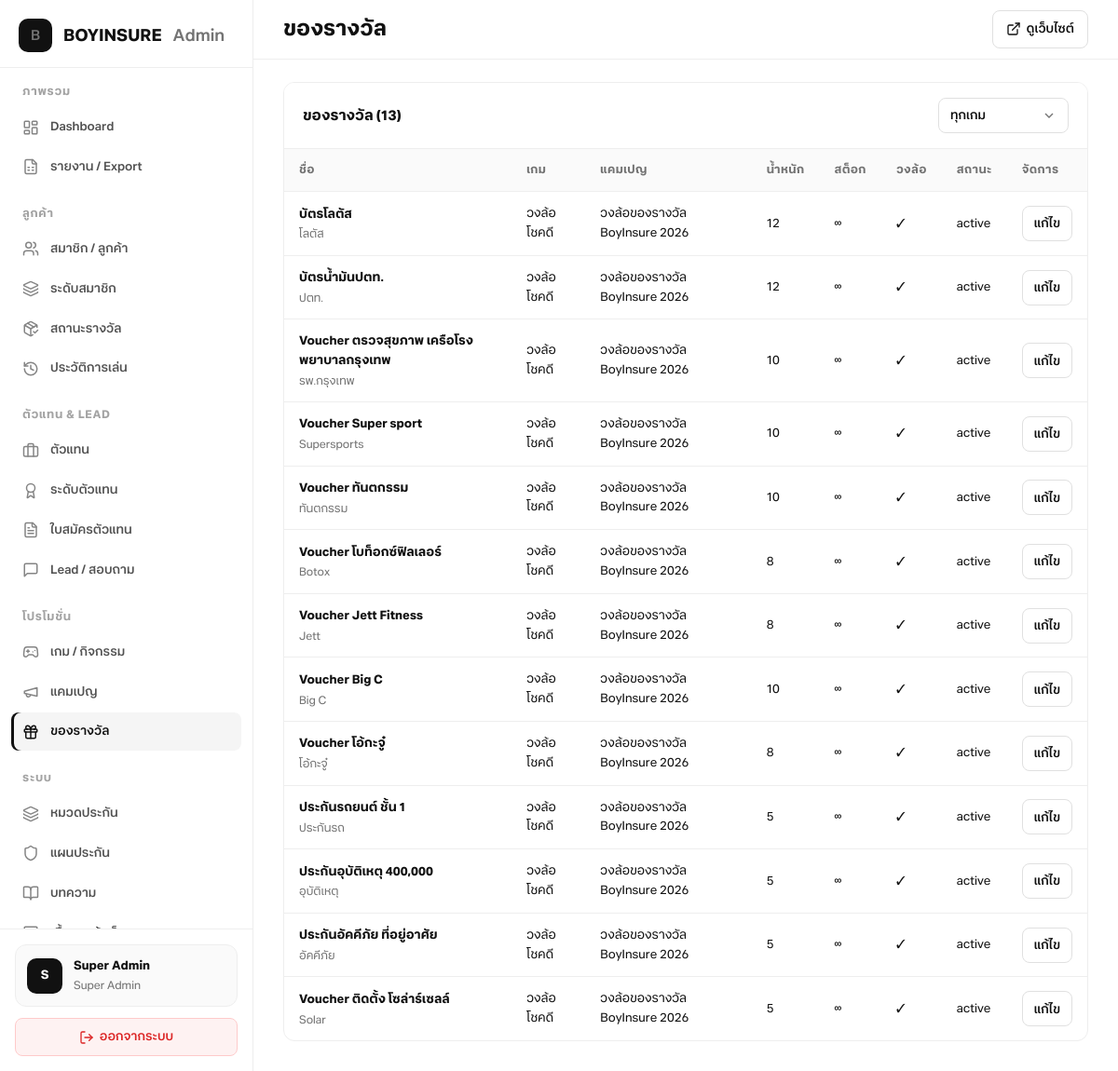
Page /admin/prizes.php (signed in) on the earlier database version.
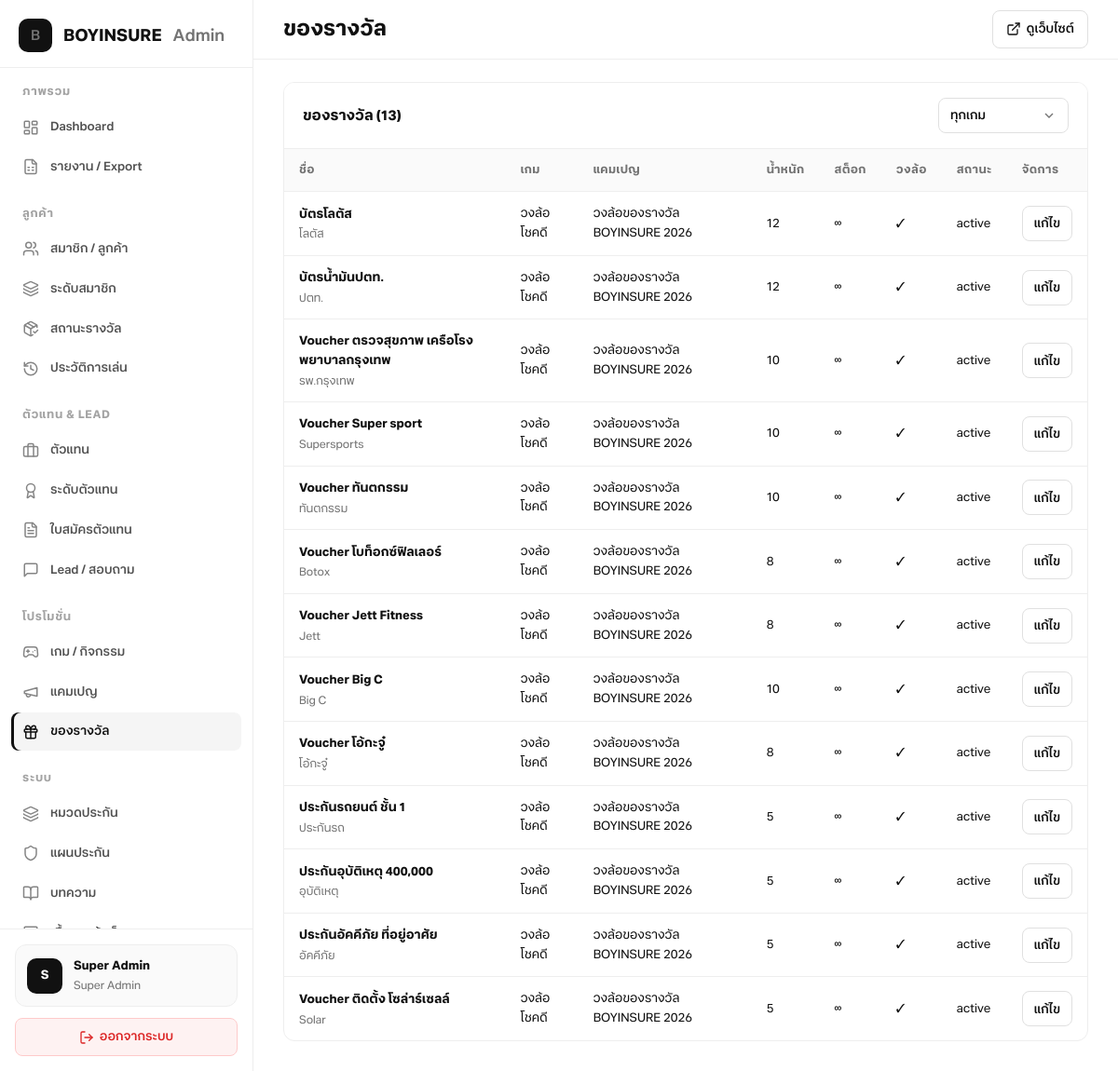
Same page on the later database version.
### tables this page shows
CREATE TABLE prizes (
  id INT UNSIGNED AUTO_INCREMENT PRIMARY KEY,
  game_id INT UNSIGNED NULL,
  campaign_id INT UNSIGNED NULL,
  name VARCHAR(160) NOT NULL,
  short_name VARCHAR(40) NOT NULL,
  detail TEXT NULL,
  logo_path VARCHAR(255) NULL,
  color VARCHAR(20) NULL,
  prize_type ENUM('voucher','insurance','physical','other') NOT NULL DEFAULT 'voucher',
  value_amount DECIMAL(12,2) NULL,
  weight INT UNSIGNED NOT NULL DEFAULT 10,
  stock INT NULL,
  wheel_enabled TINYINT(1) NOT NULL DEFAULT 1,
  status ENUM('active','inactive','out_of_stock') NOT NULL DEFAULT 'active',
  sort_order SMALLINT UNSIGNED NOT NULL DEFAULT 0,
  created_at DATETIME NOT NULL DEFAULT CURRENT_TIMESTAMP,
  updated_at DATETIME NOT NULL DEFAULT CURRENT_TIMESTAMP ON UPDATE CURRENT_TIMESTAMP,
  KEY idx_prizes_campaign (campaign_id),
  KEY idx_prizes_game (game_id),
  KEY idx_prizes_status (status),
  CONSTRAINT fk_prizes_campaign FOREIGN KEY (campaign_id) REFERENCES campaigns(id) ON DELETE SET NULL,
  CONSTRAINT fk_prizes_game FOREIGN KEY (game_id) REFERENCES games(id) ON DELETE SET NULL
);

CREATE TABLE games (
  id INT UNSIGNED AUTO_INCREMENT PRIMARY KEY,
  code VARCHAR(40) NOT NULL UNIQUE,
  name VARCHAR(120) NOT NULL,
  type ENUM('wheel','scratch','quiz','other') NOT NULL DEFAULT 'wheel',
  description TEXT NULL,
  status ENUM('active','inactive') NOT NULL DEFAULT 'active',
  sort_order SMALLINT UNSIGNED NOT NULL DEFAULT 0,
  created_at DATETIME NOT NULL DEFAULT CURRENT_TIMESTAMP,
  updated_at DATETIME NOT NULL DEFAULT CURRENT_TIMESTAMP ON UPDATE CURRENT_TIMESTAMP
);

CREATE TABLE campaigns (
  id INT UNSIGNED AUTO_INCREMENT PRIMARY KEY,
  name VARCHAR(120) NOT NULL,
  description TEXT NULL,
  start_date DATE NULL,
  end_date DATE NULL,
  status ENUM('draft','active','ended') NOT NULL DEFAULT 'draft',
  created_at DATETIME NOT NULL DEFAULT CURRENT_TIMESTAMP,
  updated_at DATETIME NOT NULL DEFAULT CURRENT_TIMESTAMP ON UPDATE CURRENT_TIMESTAMP
);

### includes/bootstrap.php (called while the page is built, shortened)
<?php
function load_app_config(): array {
    static $cfg;
    if ($cfg) {
        return $cfg;
    }
    $cfg = require dirname(__DIR__) . '/config.php';
    $envMap = [
        'DB_HOST' => ['db', 'host'],
        'DB_PORT' => ['db', 'port'],
        'DB_NAME' => ['db', 'name'],
        'DB_USER' => ['db', 'user'],
        'DB_PASS' => ['db', 'pass'],
    ];
    foreach ($envMap as $envKey => $path) {
        $value = getenv($envKey);
        if ($value === false || $value === '') {
            continue;
        }
        $cfg[$path[0]][$path[1]] = $value;
    }
    return $cfg;
}
function app_config(string $key = null) {
    static $cfg;
    if (!$cfg) {
        $cfg = load_app_config();
    }
    $parts = explode('.', $key);
    $val = $cfg;
    foreach ($parts as $p) {
        if (!isset($val[$p])) {
            return null;
        }
        $val = $val[$p];
    }
    return $val;
}
function db(): PDO {
    static $pdo;
    if ($pdo) {
        return $pdo;
    }
    $c = app_config('db');
    $dsn = sprintf(
        'mysql:host=%s;port=%s;dbname=%s;charset=%s',
        $c['host'],
        $c['port'],
        $c['name'],
        $c['charset']
    );
    $pdo = new PDO($dsn, $c['user'], $c['pass'], [
        PDO::ATTR_ERRMODE => PDO::ERRMODE_EXCEPTION,
        PDO::ATTR_DEFAULT_FETCH_MODE => PDO::FETCH_ASSOC,
    ]);
    return $pdo;
}

### admin/prizes.php (the view, shortened to what this page needs)
<?php
require_once __DIR__ . '/includes/auth.php';
$sql = 'SELECT p.*, c.name AS campaign_name, g.name AS game_name
        FROM prizes p
        LEFT JOIN campaigns c ON c.id = p.campaign_id
        LEFT JOIN games g ON g.id = p.game_id
        WHERE 1=1';
$params = [];
$sql .= ' ORDER BY p.sort_order';
$stmt = db()->prepare($sql);
$stmt->execute($params);
$rows = $stmt->fetchAll();
?>
<div class="admin-card">
  <div class="admin-card__head">
    <h2>ของรางวัล (<?= count($rows) ?>)</h2>
    <form method="get" class="admin-filters">
    </form>
  </div>
  <div class="admin-table-wrap">
    <table class="admin-table">
      <thead><tr><th>ชื่อ</th><th>เกม</th><th>แคมเปญ</th><th>น้ำหนัก</th><th>สต็อก</th><th>วงล้อ</th><th>สถานะ</th><th>จัดการ</th></tr></thead>
      <tbody>
        <?php foreach ($rows as $r): ?>
          <tr>
            <td><strong><?= h($r['name']) ?></strong><br><small><?= h($r['short_name']) ?></small></td>
            <td><?= h($r['game_name'] ?? '-') ?></td>
            <td><?= h($r['campaign_name'] ?? '-') ?></td>
            <td><?= (int) $r['weight'] ?></td>
            <td><?= $r['stock'] ?? '∞' ?></td>
            <td><?= $r['wheel_enabled'] ? '✓' : '-' ?></td>
            <td><?= h($r['status']) ?></td>
            <td>
              <div class="admin-actions">
                <?= admin_edit_button('prize-edit-' . $r['id']) ?>
              </div>
            </td>
          </tr>
        <?php endforeach; ?>
      </tbody>
    </table>
  </div>
</div>
<?php
render_layout('ของรางวัล', ob_get_clean(), 'prizes');

### admin/includes/auth.php (shortened to what this page needs)
<?php
require_once dirname(__DIR__, 2) . '/includes/bootstrap.php';
function admin_user(): ?array {
    return $_SESSION['admin'] ?? null;
}
function require_admin(): array {
    $user = admin_user();
    return $user;
}
function admin_can(array $admin, array $roles): bool {
    return in_array($admin['role'], $roles, true) || $admin['role'] === 'super_admin';
}
function h(?string $s): string {
    return htmlspecialchars((string) $s, ENT_QUOTES, 'UTF-8');
}
function admin_edit_button(string $modalId, string $label = 'แก้ไข'): string {
    return '<button type="button" class="admin-btn admin-btn--ghost admin-btn--sm" data-admin-modal-open="' . h($modalId) . '">' . h($label) . '</button>';
}
function admin_menu_groups(): array {
    return [
        ['ภาพรวม', [
            ['dashboard', 'index.php', 'Dashboard', 'layout-dashboard', null],
            ['reports', 'reports.php', 'รายงาน / Export', 'file-spreadsheet', ['super_admin', 'ops', 'sales_manager', 'support']],
        ]],
        ['ลูกค้า', [
            ['members', 'members.php', 'สมาชิก / ลูกค้า', 'users', ['super_admin', 'ops', 'sales_manager', 'support']],
            ['member-tiers', 'member-tiers.php', 'ระดับสมาชิก', 'layers', ['super_admin', 'ops']],
            ['rewards', 'rewards.php', 'สถานะรางวัล', 'package-check', ['super_admin', 'ops', 'support']],
            ['plays', 'plays.php', 'ประวัติการเล่น', 'history', ['super_admin', 'ops', 'support']],
        ]],
        ['ตัวแทน & Lead', [
            ['agents', 'agents.php', 'ตัวแทน', 'briefcase', ['super_admin', 'hr', 'sales_manager']],
            ['agent-tiers', 'agent-tiers.php', 'ระดับตัวแทน', 'award', ['super_admin', 'hr']],
            ['applications', 'applications.php', 'ใบสมัครตัวแทน', 'file-text', ['super_admin', 'hr']],
            ['leads', 'leads.php', 'Lead / สอบถาม', 'message-square', ['super_admin', 'support', 'sales_manager']],
        ]],
        ['โปรโมชั่น', [
            ['games', 'games.php', 'เกม / กิจกรรม', 'gamepad-2', ['super_admin', 'ops']],
            ['campaigns', 'campaigns.php', 'แคมเปญ', 'megaphone', ['super_admin', 'ops']],
            ['prizes', 'prizes.php', 'ของรางวัล', 'gift', ['super_admin', 'ops']],
        ]],
        ['ระบบ', [
            ['insurance-categories', 'insurance-categories.php', 'หมวดประกัน', 'layers', ['super_admin', 'ops']],
            ['insurance-plans', 'insurance-plans.php', 'แผนประกัน', 'shield', ['super_admin', 'ops']],
            ['articles', 'articles.php', 'บทความ', 'book-open', ['super_admin', 'ops']],
            ['site-pages', 'site-pages.php', 'เนื้อหาหน้าเว็บ', 'layout-template', ['super_admin', 'ops']],
            ['logs', 'logs.php', 'ประวัติระบบ', 'scroll-text', ['super_admin', 'ops']],
            ['backups', 'backups.php', 'สำรองข้อมูล', 'archive', ['super_admin']],
            ['settings', 'settings.php', 'ตั้งค่า', 'settings', ['super_admin']],
            ['admins', 'admins.php', 'ผู้ดูแลระบบ', 'shield', ['super_admin']],
            ['profile', 'profile.php', 'โปรไฟล์ / รหัสผ่าน', 'user', null],
        ]],
    ];
}
function admin_menu_filtered(array $admin): array {
    $out = [];
    foreach (admin_menu_groups() as [$label, $items]) {
        $filtered = [];
        foreach ($items as $item) {
            $roles = $item[4] ?? null;
            if ($roles === null || admin_can($admin, $roles)) {
                $filtered[] = $item;
            }
        }
        if ($filtered) {
            $out[] = [$label, $filtered];
        }
    }
    return $out;
}
function render_layout(string $title, string $content, string $active = ''): void {
    $admin = require_admin();
    $menuGroups = admin_menu_filtered($admin);
    require __DIR__ . '/layout.php';
}

### admin/includes/layout.php (shortened to what this page needs)
<?php
$roleLabels = [
    'super_admin' => 'Super Admin',
    'admin' => 'ผู้ดูแลระบบ',
    'editor' => 'ผู้แก้ไขเนื้อหา',
    'support' => 'ฝ่ายสนับสนุน',
];
$roleText = $roleLabels[$admin['role']] ?? $admin['role'];
$initial = mb_strtoupper(mb_substr($admin['name'], 0, 1));
?>
<!DOCTYPE html>
<html lang="th">
<head>
  <link rel="stylesheet" href="../assets/css/fonts.css" />
  <link rel="stylesheet" href="assets/admin.css" />
</head>
<body class="admin-body">
  <div class="admin-shell">
    <aside class="admin-sidebar" id="adminSidebar">
      <a href="index.php" class="admin-brand">
        <span class="admin-brand__mark">B</span>
        BOYINSURE <span>Admin</span>
      </a>
      <nav class="admin-nav">
        <?php foreach ($menuGroups as [$groupLabel, $items]): ?>
          <div class="admin-nav__group">
            <div class="admin-nav__label"><?= h($groupLabel) ?></div>
            <?php foreach ($items as [$key, $href, $label, $icon]): ?>
              <a href="<?= h($href) ?>" class="admin-nav__link<?= $active === $key ? ' is-active' : '' ?>">
                <i data-lucide="<?= h($icon) ?>" aria-hidden="true"></i>
                <span class="admin-nav__text"><?= h($label) ?></span>
              </a>
            <?php endforeach; ?>
          </div>
        <?php endforeach; ?>
      </nav>
      <div class="admin-sidebar__foot">
        <div class="admin-user">
          <div class="admin-user__avatar" aria-hidden="true"><?= h($initial) ?></div>
          <div class="admin-user__info">
            <p class="admin-user__name"><?= h($admin['name']) ?></p>
            <small class="admin-user__role"><?= h($roleText) ?></small>
          </div>
        </div>
        <a href="logout.php" class="admin-logout">
          <i data-lucide="log-out" aria-hidden="true"></i>
          ออกจากระบบ
        </a>
      </div>
    </aside>
    <div class="admin-main">
      <header class="admin-topbar">
        <div class="admin-topbar__left">
          <div class="admin-topbar__titles">
            <h1><?= h($title) ?></h1>
          </div>
        </div>
        <div class="admin-topbar__actions">
          <a href="../index.html" class="admin-topbar__link" target="_blank" rel="noopener">
            <i data-lucide="external-link" aria-hidden="true"></i>
            ดูเว็บไซต์
          </a>
        </div>
      </header>
      <div class="admin-content">
        <?= $content ?>
      </div>
    </div>
  </div>
</body>
</html>

Differences in the rows shown:
changed through a linked row, prizes "บัตรโลตัส": campaign.name "วงล้อของรางวัล BoyInsure 2026" → "วงล้อของรางวัล BOYINSURE 2026"
changed through a linked row, prizes "บัตรน้ำมันปตท.": campaign.name "วงล้อของรางวัล BoyInsure 2026" → "วงล้อของรางวัล BOYINSURE 2026"
changed through a linked row, prizes "Voucher ตรวจสุขภาพ เครือโรงพยาบาลกรุงเทพ": campaign.name "วงล้อของรางวัล BoyInsure 2026" → "วงล้อของรางวัล BOYINSURE 2026"
changed through a linked row, prizes "Voucher Super sport": campaign.name "วงล้อของรางวัล BoyInsure 2026" → "วงล้อของรางวัล BOYINSURE 2026"
changed through a linked row, prizes "Voucher ทันตกรรม": campaign.name "วงล้อของรางวัล BoyInsure 2026" → "วงล้อของรางวัล BOYINSURE 2026"
changed through a linked row, prizes "Voucher โบท็อกซ์ฟิลเลอร์": campaign.name "วงล้อของรางวัล BoyInsure 2026" → "วงล้อของรางวัล BOYINSURE 2026"
changed through a linked row, prizes "Voucher Jett Fitness": campaign.name "วงล้อของรางวัล BoyInsure 2026" → "วงล้อของรางวัล BOYINSURE 2026"
changed through a linked row, prizes "Voucher Big C": campaign.name "วงล้อของรางวัล BoyInsure 2026" → "วงล้อของรางวัล BOYINSURE 2026"
changed through a linked row, prizes "Voucher โอ้กะจู๋": campaign.name "วงล้อของรางวัล BoyInsure 2026" → "วงล้อของรางวัล BOYINSURE 2026"
changed through a linked row, prizes "ประกันรถยนต์ ชั้น 1": campaign.name "วงล้อของรางวัล BoyInsure 2026" → "วงล้อของรางวัล BOYINSURE 2026"
changed through a linked row, prizes "ประกันอุบัติเหตุ 400,000": campaign.name "วงล้อของรางวัล BoyInsure 2026" → "วงล้อของรางวัล BOYINSURE 2026"
changed through a linked row, prizes "ประกันอัคคีภัย ที่อยู่อาศัย": campaign.name "วงล้อของรางวัล BoyInsure 2026" → "วงล้อของรางวัล BOYINSURE 2026"
changed through a linked row, prizes "Voucher ติดตั้ง โซล่าร์เซลล์": campaign.name "วงล้อของรางวัล BoyInsure 2026" → "วงล้อของรางวัล BOYINSURE 2026"
